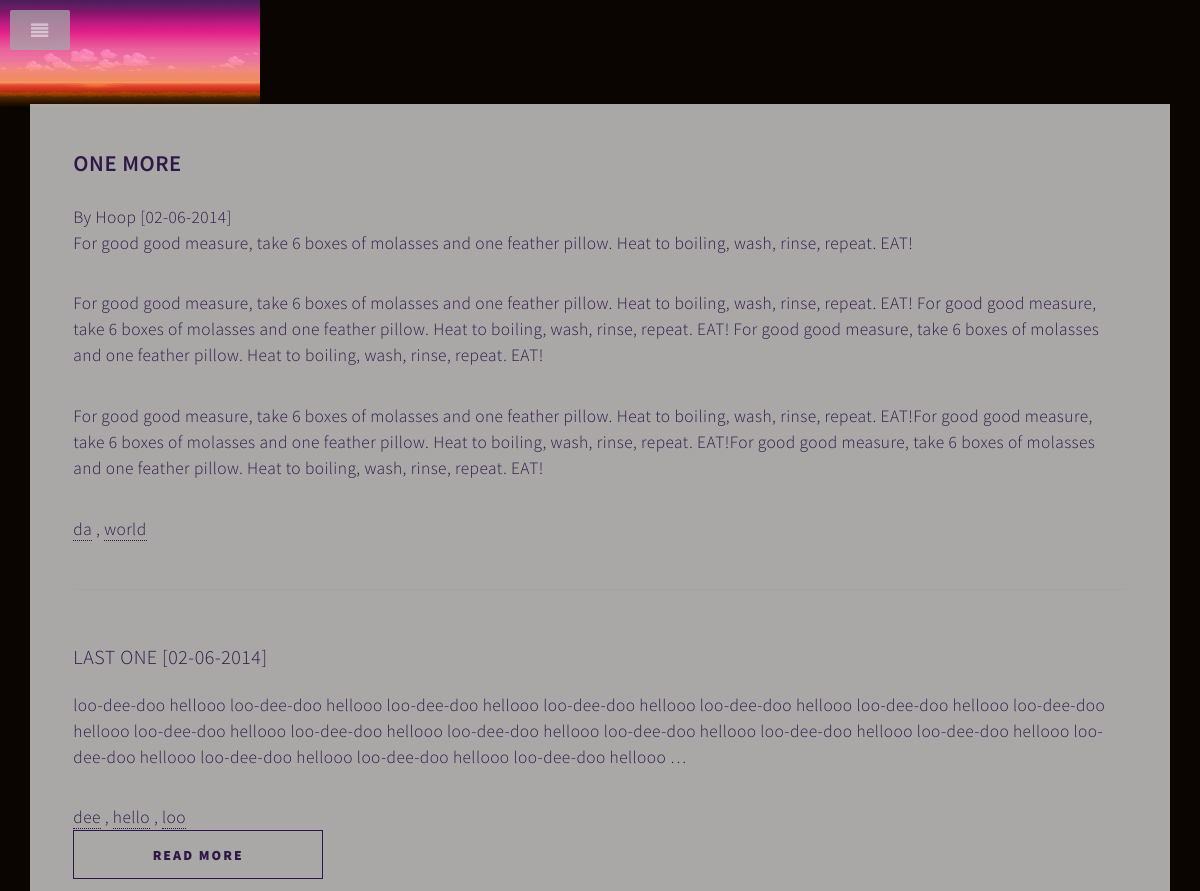
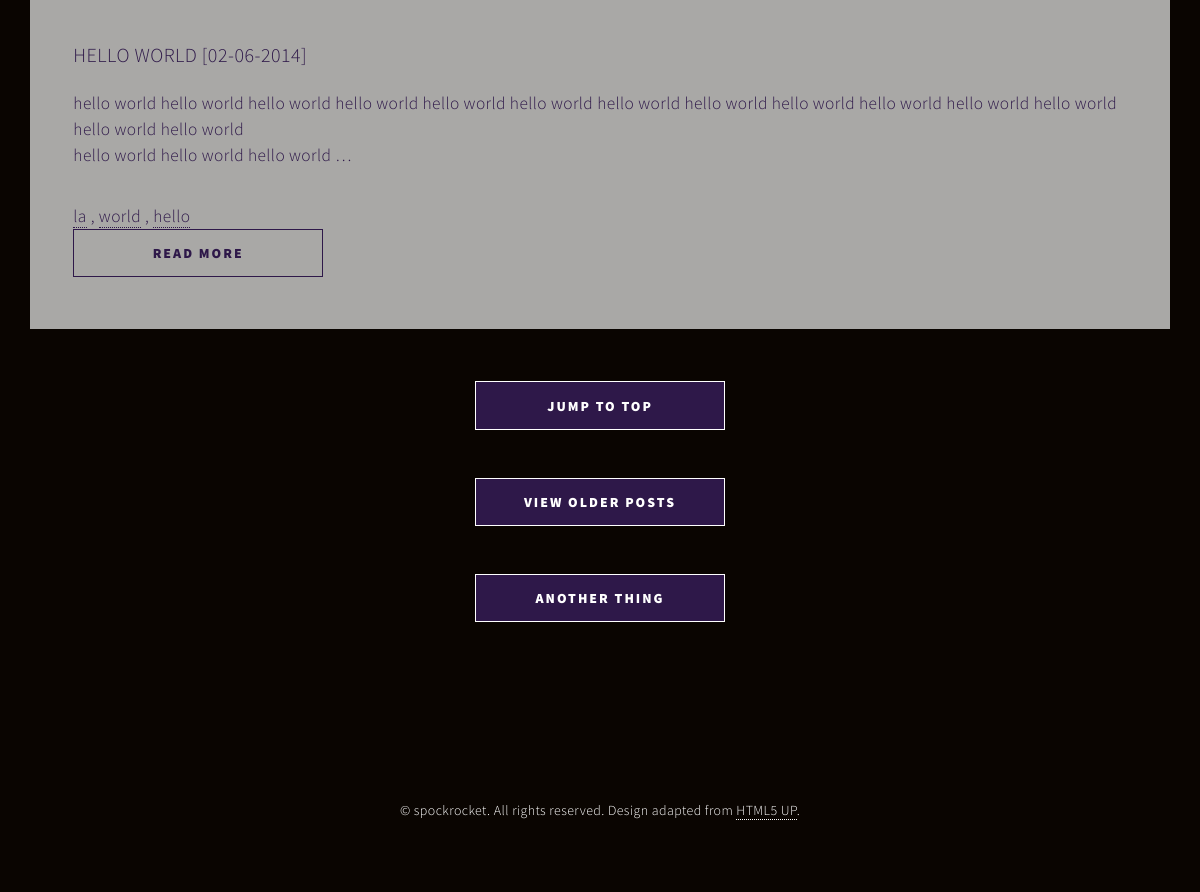
Screenshot of /blog/ with the database file from the repository (2 pictures, top to bottom).
### blog/models.py (models this page shows, shortened)
class Post(models.Model):
	title = models.CharField(max_length=100)
	author = models.CharField(max_length=30)
	body = models.TextField()
	pubDate = models.DateTimeField()
	tags = TaggableManager()

### blog/views.py (the view)
def blogview(request):
	title = "My Projects Blog"
	section = 'blog'
	queryset=Post.objects.all().order_by("-pubDate")[:3]
	return render_to_response('blog.html', {'post_list': queryset[1:], 'last': queryset[0], 'title': title, 'section': section})

### blog/templatetags/div.py (called while the page is built)
def count_div(value, arg):
	try:
		return int(int(value)/int(arg))
	except template.ValueError:
		return "Oops"

### templates/blog.html (shortened to what this page needs)
{% extends "blog_base.html" %}
{% block content %}
					<section class="wrapper style4 container">
						<div class="row ">
							<div class="8u">
									<div class="content">
										<section>
											<header>
												<h4><a href="/blog/{{last.id}}">{{ last.title }}</a></h4>
												<div class = "post_meta">
													By {{ last.author }} [{{ last.pubDate|date:"d-m-Y"}}]
												</div>
											</header>
											<div class = "post_body">
												{{ last.body|safe|linebreaks }}
											</div>
											<div class="tags">
												{% for tag in last.tags.all %}
												<a href="/blog/tag/{{tag}}">{{ tag }}</a>
												{% if not forloop.last %}, {% endif %}
												{% endfor %}
											</div>
										</section>
									</div>
							</div>
							<div class="4u">
								<div class="sidebar">
									{% for post in post_list %}
										<section>
											<header>
												<h3>{{ post.title }} [{{post.pubDate|date:"d-m-Y"}}]</h3>
											</header>
											<div class = "post_body">
												{% load div %}
												{% with last.body|wordcount|div:"4" as count %}
												{{ post.body|safe|linebreaks|truncatewords:count}}
												{% endwith %}
											</div>
											<div class="tags">
												{% for tag in post.tags.all %}
												<a href="/blog/tag/{{tag}}">{{ tag }}</a>
												{% if not forloop.last %}, {% endif %}
												{% endfor %}
											</div>
											<footer>
												<ul class="buttons">
													<li><a href="/blog/{{post.id}}" class="button small">Read More</a></li>
												</ul>
											</footer>
										</section>
									{% endfor %}
								</div>
							</div>
						</div>
					</section>
					<section class="wrapper style1 container special">
						<div class="row">
							<div class="4u">
								<section>
									<footer>
										<ul class="buttons">
											<li><a href="#" class="button special">Jump to Top</a></li>
										</ul>
									</footer>
								</section>
							</div>
							<div class="4u">
								<section>
									<footer>
										<ul class="buttons">
											<li><a href="/blog/archives/" class="button special">View Older Posts</a></li>
										</ul>
									</footer>
								</section>
							</div>
							<div class="4u">
								<section>
									<footer>
										<ul class="buttons">
											<li><a href="" class="button special">Another Thing</a></li>
										</ul>
									</footer>
								</section>
							</div>
						</div>
					</section>
{% endblock %}

### static/twenty/css/style.css (style rules this page uses)
body, #skel-layers-wrapper { background: #0a0501; }
body, input, select, textarea { color: #2e1849; font-family: 'Source Sans Pro', sans-serif; font-size: 15pt; font-weight: 300; letter-spacing: 0.025em; line-height: 1.75em; }
a { -moz-transition: all 0.2s ease-in-out; -webkit-transition: all 0.2s ease-in-out; -o-transition: all 0.2s ease-in-out; -ms-transition: all 0.2s ease-in-out; transition: all 0.2s ease-in-out; color: #2e1849; text-decoration: none; border-bottom: dotted 1px; }
p, ul, ol, dl, table, blockquote { margin: 0 0 2em 0; }
h1, h2, h3, h4, h5, h6 { color: inherit; font-weight: 300; line-height: 1.75em; margin-bottom: 1em; text-transform: uppercase; }
h1 a, h2 a, h3 a, h4 a, h5 a, h6 a { color: inherit; text-decoration: none; border: 0; }
h3 { font-size: 1.15em; letter-spacing: 0.025em; }
h4 { font-size: 1.3em; letter-spacing: 0.025em; font-weight: 600; }
section.special, article.special { text-align: center; }
footer > :last-child { margin-bottom: 0; }
ul.buttons { cursor: default; }
ul.buttons:last-child { margin-bottom: 0; }
ul.buttons li { display: inline-block; padding: 0 0 0 1.5em; }
ul.buttons li:first-child { padding: 0; }
.button { background: none; border: solid 1px; color: inherit; display: inline-block; font-size: 0.8em; font-weight: 900; letter-spacing: 2px; min-width: 18em; padding: 0.75em 0; text-align: center; text-decoration: none; text-transform: uppercase; }
.button.special { background: #2e1849; border-color: white; color: white !important; }
.button.small { font-size: 0.7em; min-width: 14em; padding: 0.5em 0; }
.wrapper { margin-bottom: 5em; padding: 5em; }
.wrapper.style1 { padding: 0; }
.wrapper.style4 { background: rgba(255, 255, 255, 0.65); color: inherit; padding: 4em; }
#main > :last-child { margin-bottom: 0; }
#main .sidebar section { border-top: solid 1px rgba(124, 128, 129, 0.2); margin: 3em 0 0 0; padding: 3em 0 0 0; }
#main .sidebar section:first-child { border-top: 0; padding-top: 0; margin-top: 0; }

### static/twenty/css/style-wide.css (style rules this page uses)
body, input, select, textarea { font-size: 14pt; }

### static/twenty/css/style-normal.css (style rules this page uses)
body, input, select, textarea { font-size: 13pt; letter-spacing: 0.025em; line-height: 1.65em; }
h1, h2, h3, h4, h5, h6 { line-height: 1.5em; }
.wrapper { margin-bottom: 4em; padding: 4em 3em; }
.wrapper.style4 { padding: 3em; }

### static/twenty/css/style-narrow.css (style rules this page uses)
body, input, select, textarea { font-size: 13pt; letter-spacing: 0.025em; line-height: 1.5em; }
.wrapper { margin-bottom: 3em; padding: 3em 2.5em; }
.wrapper.style1 { padding: 0 2.5em; }
.wrapper.style4 { padding: 2.5em; }

### static/twenty/css/style-narrower.css (style rules this page uses)
section { margin: 1em 0 1em 0; }
section:first-child { margin-top: 0; }
.button.small { font-size: 0.8em; min-width: 18em; padding: 0.75em 0; }
ul.buttons li { display: block; padding: 1em 0 0 0; }
.wrapper.style4 { padding-bottom: 3em; }
#main .sidebar { border-top: solid 1px rgba(124, 128, 129, 0.1); padding-top: 3em; }
#main .sidebar section { border-top: 0; padding-top: 0; }

### rows the page displays
Post: title "ONE MORE", author "Hoop", pubDate "02-06-2014", body "For good good measure, take 6 boxes of molasses and one feather pillow. Heat to boiling, wash, rinse, repeat. EAT! For good good measure, take 6 boxes of molasses and one feather pillow. Heat to boiling, wash, rinse, repeat. EAT! For good good measure, take 6 boxes of molasses and one feather pillow. Heat to boiling, wash, rinse, repeat. EAT! For good good measure, take 6 boxes of molasses and one feather pillow. Heat to boiling, wash, rinse, repeat. EAT! For good good measure, take 6 boxes of molasses and one feather pillow. Heat to boiling, wash, rinse, repeat. EAT!For good good measure, take 6 boxes of molasses and one feather pillow. Heat to boiling, wash, rinse, repeat. EAT!For good…"
Tag: name "da"
Tag: name "world"
Post: title "LAST ONE", pubDate "02-06-2014", body "loo-dee-doo hellooo loo-dee-doo hellooo loo-dee-doo hellooo loo-dee-doo hellooo loo-dee-doo hellooo loo-dee-doo hellooo loo-dee-doo hellooo loo-dee-doo hellooo loo-dee-doo hellooo loo-dee-doo hellooo loo-dee-doo hellooo loo-dee-doo hellooo loo-dee-doo hellooo loo-dee-doo hellooo loo-dee-doo hellooo loo-dee-doo hellooo loo-dee-doo hellooo …"
Tag: name "dee"
Tag: name "hello"
Tag: name "loo"
Post: title "HELLO WORLD", pubDate "02-06-2014", body "hello world hello world hello world hello world hello world hello world hello world hello world hello world hello world hello world hello world hello world hello world hello world hello world hello world …"
Tag: name "la"
